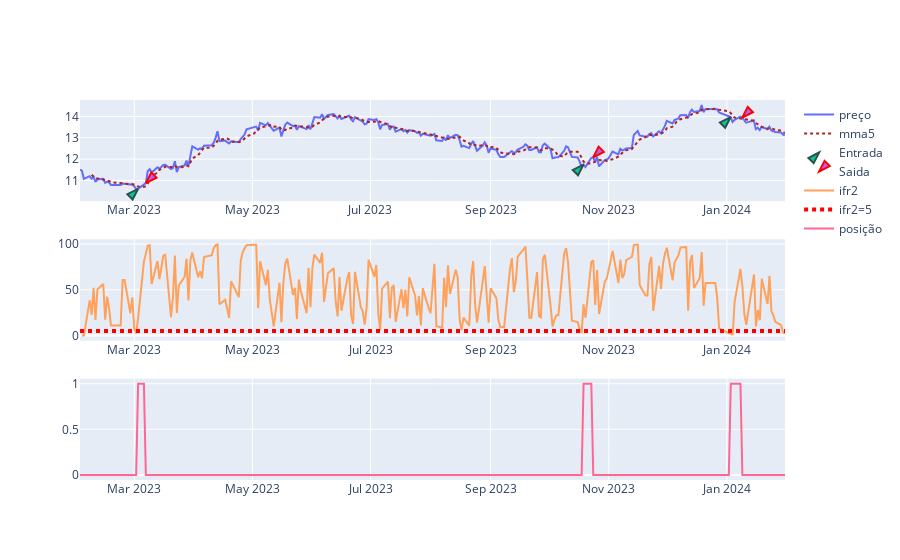

This figure's notebook cell:
### Code cell
import plotly.graph_objects as go
from plotly.subplots import make_subplots

df['Close '+ativo].rolling(5).mean() 


fig = make_subplots(rows=3, cols=1) #go.Figure()
fig.add_trace(go.Scatter(x = df.index , y = df['Close '+ativo].values , name="preço"),1,1)
fig.add_trace(go.Scatter(x = df.index , y =  df['Close '+ativo].rolling(5).mean(), mode='lines', 
                         line=dict(color='firebrick', width=2, dash='dot'), name="mma5"),1,1)

fig.add_trace(go.Scatter(x = df.loc[entra].index, y = df.loc[entra]['Close '+ativo] , mode='markers' ,name='Entrada',
                             marker=dict(size=12, symbol="arrow", angle=45, line=dict(width=2, color="DarkSlateGrey"))
                         ),1,1)
fig.update_traces(
    marker=dict(size=12, symbol="arrow", angle=45, line=dict(width=2, color="DarkSlateGrey")),
    selector=dict(mode="markers"),
)
fig.add_trace(go.Scatter(x = df.loc[sai].index, y = df.loc[sai]['Close '+ativo] , mode='markers' ,name='Saida',
                         marker=dict(size=12, symbol="arrow", angle=-135, line=dict(width=2, color="red"))
                         ),1,1)
fig.add_trace(go.Scatter(x = df.index , y = IFR[ativo].values , name="ifr2"),2,1)
fig.add_trace(go.Scatter(x = df.index , y = [5]*len(df.index) , name="ifr2=5", mode='lines', 
              line=dict(color='red', width=4, dash='dot')),2,1)

fig.add_trace(go.Scatter(x =posicao.index , y = posicao['pos'] , mode='lines', name="posição"),3,1)


fig.show()

### Figure 1 — Plotly figure (JSON) as saved in the notebook; plotly's stock layout.template omitted (floating-point values rounded to 4 significant figures; data arrays with more than 128 entries replaced by an {"elided": "..."} marker saying what was removed)
{"data": [{"name": "preço", "type": "scatter", "x": {"elided": "248 str values"}, "xaxis": "x", "y": {"elided": "248 float values"}, "yaxis": "y"}, {"line": {"color": "firebrick", "dash": "dot", "width": 2}, "mode": "lines", "name": "mma5", "type": "scatter", "x": {"elided": "248 str values"}, "xaxis": "x", "y": {"elided": "248 float values"}, "yaxis": "y"}, {"marker": {"angle": 45, "line": {"color": "DarkSlateGrey", "width": 2}, "size": 12, "symbol": "arrow"}, "mode": "markers", "name": "Entrada", "type": "scatter", "x": ["2023-03-03T00:00:00", "2023-10-19T00:00:00", "2024-01-03T00:00:00"], "xaxis": "x", "y": [10.61, 11.75, 13.97], "yaxis": "y"}, {"marker": {"angle": -135, "line": {"color": "red", "width": 2}, "size": 12, "symbol": "arrow"}, "mode": "markers", "name": "Saida", "type": "scatter", "x": ["2023-03-07T00:00:00", "2023-10-24T00:00:00", "2024-01-09T00:00:00"], "xaxis": "x", "y": [10.88, 12.08, 13.94], "yaxis": "y"}, {"name": "ifr2", "type": "scatter", "x": {"elided": "248 str values"}, "xaxis": "x2", "y": {"elided": "248 float values"}, "yaxis": "y2"}, {"line": {"color": "red", "dash": "dot", "width": 4}, "mode": "lines", "name": "ifr2=5", "type": "scatter", "x": {"elided": "248 str values"}, "xaxis": "x2", "y": {"elided": "248 int values"}, "yaxis": "y2"}, {"mode": "lines", "name": "posição", "type": "scatter", "x": {"elided": "248 str values"}, "xaxis": "x3", "y": {"elided": "248 int values"}, "yaxis": "y3"}], "layout": {"xaxis": {"anchor": "y", "domain": [0, 1]}, "xaxis2": {"anchor": "y2", "domain": [0, 1]}, "xaxis3": {"anchor": "y3", "domain": [0, 1]}, "yaxis": {"anchor": "x", "domain": [0.7333, 1]}, "yaxis2": {"anchor": "x2", "domain": [0.3667, 0.6333]}, "yaxis3": {"anchor": "x3", "domain": [0, 0.2667]}}}
